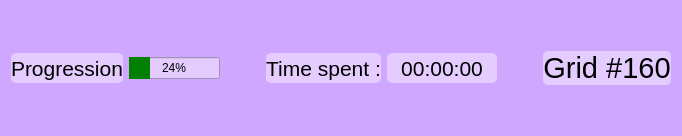
     <widget class="QFrame" name="progressFrame">
      <property name="styleSheet">
       <string notr="true">QFrame {background-color:#D0A7FF;border-radius:20px}
QLabel {background-color:#E4CCFF;border-radius:5px}</string>
      </property>
      <property name="frameShape">
       <enum>QFrame::StyledPanel</enum>
      </property>
      <property name="frameShadow">
       <enum>QFrame::Raised</enum>
      </property>
      <layout class="QHBoxLayout" name="horizontalLayout_3">
       <item>
        <layout class="QVBoxLayout" name="verticalLayout_8">
         <item>
          <spacer name="verticalSpacer_11">
           <property name="orientation">
            <enum>Qt::Vertical</enum>
           </property>
           <property name="sizeHint" stdset="0">
            <size>
             <width>20</width>
             <height>40</height>
            </size>
           </property>
          </spacer>
         </item>
         <item>
          <widget class="QLabel" name="label_4">
           <property name="minimumSize">
            <size>
             <width>85</width>
             <height>30</height>
            </size>
           </property>
           <property name="font">
            <font>
             <pointsize>16</pointsize>
            </font>
           </property>
           <property name="text">
            <string>Progression</string>
           </property>
           <property name="alignment">
            <set>Qt::AlignCenter</set>
           </property>
          </widget>
         </item>
         <item>
          <spacer name="verticalSpacer_12">
           <property name="orientation">
            <enum>Qt::Vertical</enum>
           </property>
           <property name="sizeHint" stdset="0">
            <size>
             <width>20</width>
             <height>40</height>
            </size>
           </property>
          </spacer>
         </item>
        </layout>
       </item>
       <item>
        <widget class="QProgressBar" name="progressBar">
         <property name="palette">
          <palette>
           <active>
            <colorrole role="WindowText">
             <brush brushstyle="SolidPattern">
              <color alpha="255">
               <red>0</red>
               <green>0</green>
               <blue>0</blue>
              </color>
             </brush>
            </colorrole>
            <colorrole role="Button">
             <brush brushstyle="SolidPattern">
              <color alpha="255">
               <red>228</red>
               <green>204</green>
               <blue>255</blue>
              </color>
             </brush>
            </colorrole>
            <colorrole role="Text">
             <brush brushstyle="SolidPattern">
              <color alpha="255">
               <red>0</red>
               <green>0</green>
               <blue>0</blue>
              </color>
             </brush>
            </colorrole>
            <colorrole role="ButtonText">
             <brush brushstyle="SolidPattern">
              <color alpha="255">
               <red>0</red>
               <green>0</green>
               <blue>0</blue>
              </color>
             </brush>
            </colorrole>
            <colorrole role="Base">
             <brush brushstyle="SolidPattern">
              <color alpha="255">
               <red>228</red>
               <green>204</green>
               <blue>255</blue>
              </color>
             </brush>
            </colorrole>
            <colorrole role="Window">
             <brush brushstyle="SolidPattern">
              <color alpha="255">
               <red>228</red>
               <green>204</green>
               <blue>255</blue>
              </color>
             </brush>
            </colorrole>
            <colorrole role="Highlight">
             <brush brushstyle="SolidPattern">
              <color alpha="255">
               <red>20</red>
               <green>174</green>
               <blue>92</blue>
              </color>
             </brush>
            </colorrole>
            <colorrole role="PlaceholderText">
             <brush brushstyle="SolidPattern">
              <color alpha="255">
               <red>0</red>
               <green>0</green>
               <blue>0</blue>
              </color>
             </brush>
            </colorrole>
           </active>
           <inactive>
            <colorrole role="WindowText">
             <brush brushstyle="SolidPattern">
              <color alpha="255">
               <red>0</red>
               <green>0</green>
               <blue>0</blue>
              </color>
             </brush>
            </colorrole>
            <colorrole role="Button">
             <brush brushstyle="SolidPattern">
              <color alpha="255">
               <red>228</red>
               <green>204</green>
               <blue>255</blue>
              </color>
             </brush>
            </colorrole>
            <colorrole role="Text">
             <brush brushstyle="SolidPattern">
              <color alpha="255">
               <red>0</red>
               <green>0</green>
               <blue>0</blue>
              </color>
             </brush>
            </colorrole>
            <colorrole role="ButtonText">
             <brush brushstyle="SolidPattern">
              <color alpha="255">
               <red>0</red>
               <green>0</green>
               <blue>0</blue>
              </color>
             </brush>
            </colorrole>
            <colorrole role="Base">
             <brush brushstyle="SolidPattern">
              <color alpha="255">
               <red>228</red>
               <green>204</green>
               <blue>255</blue>
              </color>
             </brush>
            </colorrole>
            <colorrole role="Window">
             <brush brushstyle="SolidPattern">
              <color alpha="255">
               <red>228</red>
               <green>204</green>
               <blue>255</blue>
              </color>
             </brush>
            </colorrole>
            <colorrole role="Highlight">
             <brush brushstyle="SolidPattern">
              <color alpha="255">
               <red>20</red>
               <green>174</green>
               <blue>92</blue>
              </color>
             </brush>
            </colorrole>
            <colorrole role="PlaceholderText">
             <brush brushstyle="SolidPattern">
              <color alpha="255">
               <red>0</red>
               <green>0</green>
               <blue>0</blue>
              </color>
             </brush>
            </colorrole>
           </inactive>
           <disabled>
            <colorrole role="WindowText">
             <brush brushstyle="SolidPattern">
              <color alpha="255">
               <red>0</red>
               <green>0</green>
               <blue>0</blue>
              </color>
             </brush>
            </colorrole>
            <colorrole role="Button">
             <brush brushstyle="SolidPattern">
              <color alpha="255">
               <red>228</red>
               <green>204</green>
               <blue>255</blue>
              </color>
             </brush>
            </colorrole>
            <colorrole role="Text">
             <brush brushstyle="SolidPattern">
              <color alpha="255">
               <red>0</red>
               <green>0</green>
               <blue>0</blue>
              </color>
             </brush>
            </colorrole>
            <colorrole role="ButtonText">
             <brush brushstyle="SolidPattern">
              <color alpha="255">
               <red>0</red>
               <green>0</green>
               <blue>0</blue>
              </color>
             </brush>
            </colorrole>
            <colorrole role="Base">
             <brush brushstyle="SolidPattern">
              <color alpha="255">
               <red>228</red>
               <green>204</green>
               <blue>255</blue>
              </color>
             </brush>
            </colorrole>
            <colorrole role="Window">
             <brush brushstyle="SolidPattern">
              <color alpha="255">
               <red>228</red>
               <green>204</green>
               <blue>255</blue>
              </color>
             </brush>
            </colorrole>
            <colorrole role="Highlight">
             <brush brushstyle="SolidPattern">
              <color alpha="255">
               <red>20</red>
               <green>174</green>
               <blue>92</blue>
              </color>
             </brush>
            </colorrole>
            <colorrole role="PlaceholderText">
             <brush brushstyle="SolidPattern">
              <color alpha="255">
               <red>0</red>
               <green>0</green>
               <blue>0</blue>
              </color>
             </brush>
            </colorrole>
           </disabled>
          </palette>
         </property>
         <property name="autoFillBackground">
          <bool>false</bool>
         </property>
         <property name="styleSheet">
          <string notr="true">QProgressBar::chunk{background-color:green;}</string>
         </property>
         <property name="value">
          <number>24</number>
         </property>
         <property name="alignment">
          <set>Qt::AlignCenter</set>
         </property>
         <property name="textVisible">
          <bool>true</bool>
         </property>
         <property name="orientation">
          <enum>Qt::Horizontal</enum>
         </property>
         <property name="textDirection">
          <enum>QProgressBar::BottomToTop</enum>
         </property>
        </widget>
       </item>
       <item>
        <spacer name="horizontalSpacer_4">
         <property name="orientation">
          <enum>Qt::Horizontal</enum>
         </property>
         <property name="sizeType">
          <enum>QSizePolicy::Preferred</enum>
         </property>
         <property name="sizeHint" stdset="0">
          <size>
           <width>40</width>
           <height>20</height>
          </size>
         </property>
        </spacer>
       </item>
       <item>
        <layout class="QVBoxLayout" name="verticalLayout_5">
         <item>
          <spacer name="verticalSpacer_6">
           <property name="orientation">
            <enum>Qt::Vertical</enum>
           </property>
           <property name="sizeHint" stdset="0">
            <size>
             <width>20</width>
             <height>40</height>
            </size>
           </property>
          </spacer>
         </item>
         <item>
          <widget class="QLabel" name="label_3">
           <property name="minimumSize">
            <size>
             <width>101</width>
             <height>30</height>
            </size>
           </property>
           <property name="font">
            <font>
             <pointsize>16</pointsize>
            </font>
           </property>
           <property name="text">
            <string>Time spent :</string>
           </property>
           <property name="alignment">
            <set>Qt::AlignCenter</set>
           </property>
          </widget>
         </item>
         <item>
          <spacer name="verticalSpacer_5">
           <property name="orientation">
            <enum>Qt::Vertical</enum>
           </property>
           <property name="sizeHint" stdset="0">
            <size>
             <width>20</width>
             <height>40</height>
            </size>
           </property>
          </spacer>
         </item>
        </layout>
       </item>
       <item>
        <layout class="QVBoxLayout" name="verticalLayout_6">
         <item>
          <spacer name="verticalSpacer_8">
           <property name="orientation">
            <enum>Qt::Vertical</enum>
           </property>
           <property name="sizeHint" stdset="0">
            <size>
             <width>20</width>
             <height>40</height>
            </size>
           </property>
          </spacer>
         </item>
         <item>
          <widget class="QLabel" name="timeLabel">
           <property name="minimumSize">
            <size>
             <width>110</width>
             <height>30</height>
            </size>
           </property>
           <property name="font">
            <font>
             <pointsize>16</pointsize>
            </font>
           </property>
           <property name="text">
            <string>00:00:00</string>
           </property>
           <property name="alignment">
            <set>Qt::AlignCenter</set>
           </property>
          </widget>
         </item>
         <item>
          <spacer name="verticalSpacer_7">
           <property name="orientation">
            <enum>Qt::Vertical</enum>
           </property>
           <property name="sizeHint" stdset="0">
            <size>
             <width>20</width>
             <height>40</height>
            </size>
           </property>
          </spacer>
         </item>
        </layout>
       </item>
       <item>
        <spacer name="horizontalSpacer_3">
         <property name="orientation">
          <enum>Qt::Horizontal</enum>
         </property>
         <property name="sizeType">
          <enum>QSizePolicy::Preferred</enum>
         </property>
         <property name="sizeHint" stdset="0">
          <size>
           <width>40</width>
           <height>20</height>
          </size>
         </property>
        </spacer>
       </item>
       <item>
        <layout class="QVBoxLayout" name="verticalLayout_9">
         <item>
          <spacer name="verticalSpacer_13">
           <property name="orientation">
            <enum>Qt::Vertical</enum>
           </property>
           <property name="sizeHint" stdset="0">
            <size>
             <width>20</width>
             <height>40</height>
            </size>
           </property>
          </spacer>
         </item>
         <item>
          <widget class="QLabel" name="gridLabel">
           <property name="minimumSize">
            <size>
             <width>115</width>
             <height>30</height>
            </size>
           </property>
           <property name="font">
            <font>
             <pointsize>22</pointsize>
            </font>
           </property>
           <property name="text">
            <string>Grid #160</string>
           </property>
           <property name="alignment">
            <set>Qt::AlignCenter</set>
           </property>
          </widget>
         </item>
         <item>
          <spacer name="verticalSpacer_14">
           <property name="orientation">
            <enum>Qt::Vertical</enum>
           </property>
           <property name="sizeHint" stdset="0">
            <size>
             <width>20</width>
             <height>40</height>
            </size>
           </property>
          </spacer>
         </item>
        </layout>
       </item>
      </layout>
     </widget>
